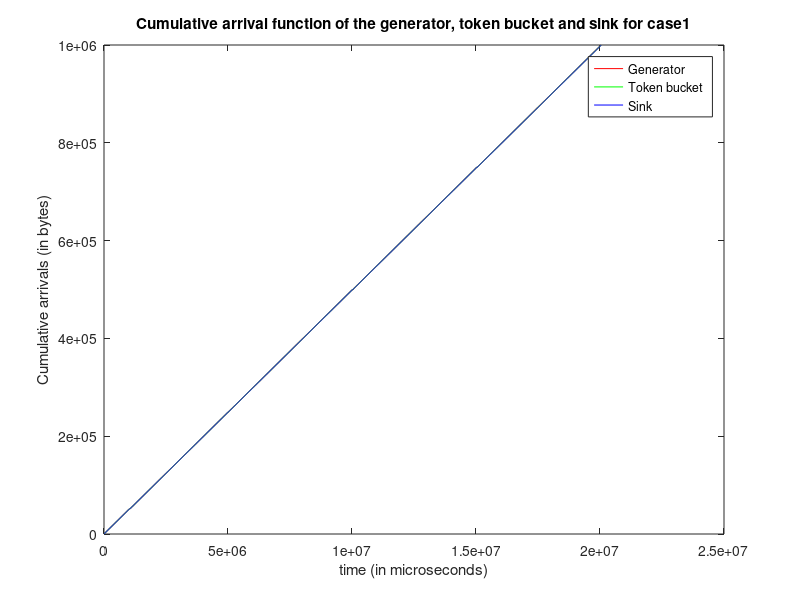

Recreate this plot in MATLAB.
clc; clear all;

[packet_no_p, time_p, packetsize_p] = textread('generator_n1small.txt', '%f %f %f');
figure(1);
i=1;
time1(i)=0;
arrival(i)=packetsize_p(i);
i=2;
while i<=length(packet_no_p)
    time1(i)=time1(i-1)+time_p(i);
    arrival(i) = arrival(i-1)+packetsize_p(i);
    i=i+1;
end
%subplot(2,1,1)
%plot(time1,arrival);
%title('Cumulative arrival function of the trace file');
%xlabel('time (in microseconds)');
%ylabel('Cumulative arrivals (in bytes)');
%xlim([0,2.1e6]);

[time_p2, packetsize_p2, bufferSize, noToken] = textread('bucket_n1small.txt', '%f %f %f %f');
i=1;
time2(i)=0;
arrival2(i)=packetsize_p2(i);
i=2;
while i<=length(packetsize_p2)
    time2(i)=time2(i-1)+time_p2(i);
    arrival2(i)=arrival2(i-1)+packetsize_p2(i);
    i=i+1;
end

[packet_no_p3, time_p3, packetsize_p3] = textread('sink_n1small.txt', '%f %f %f');
i=1;
time3(i)=0;
arrival3(i)=packetsize_p3(i);
i=2;
while i<=length(packetsize_p3)
    time3(i)=time3(i-1)+time_p3(i);
    arrival3(i)=arrival3(i-1)+packetsize_p3(i);
    i=i+1;
end
%subplot(2,1,2);
%plot(time3,arrival3);
%title('Cumulative arrival function of output file');
%xlabel('time (in microseconds)');
%ylabel('Cumulative arrivals (in bytes)');
%xlim([0,2.1e6]);




plot(time3,arrival3,'r',time2,arrival2,'g',time1,arrival,'b');
title('Cumulative arrival function of the generator, token bucket and sink for case1');
xlabel('time (in microseconds)');
ylabel('Cumulative arrivals (in bytes)');
%xlim([0,2.1e6]);
%legend 
legend('Generator','Token bucket','Sink','Location','northeast');

set(1,'OuterPosition',[1 1 1060 664]);
saveas(1,'plot_n1small','png');